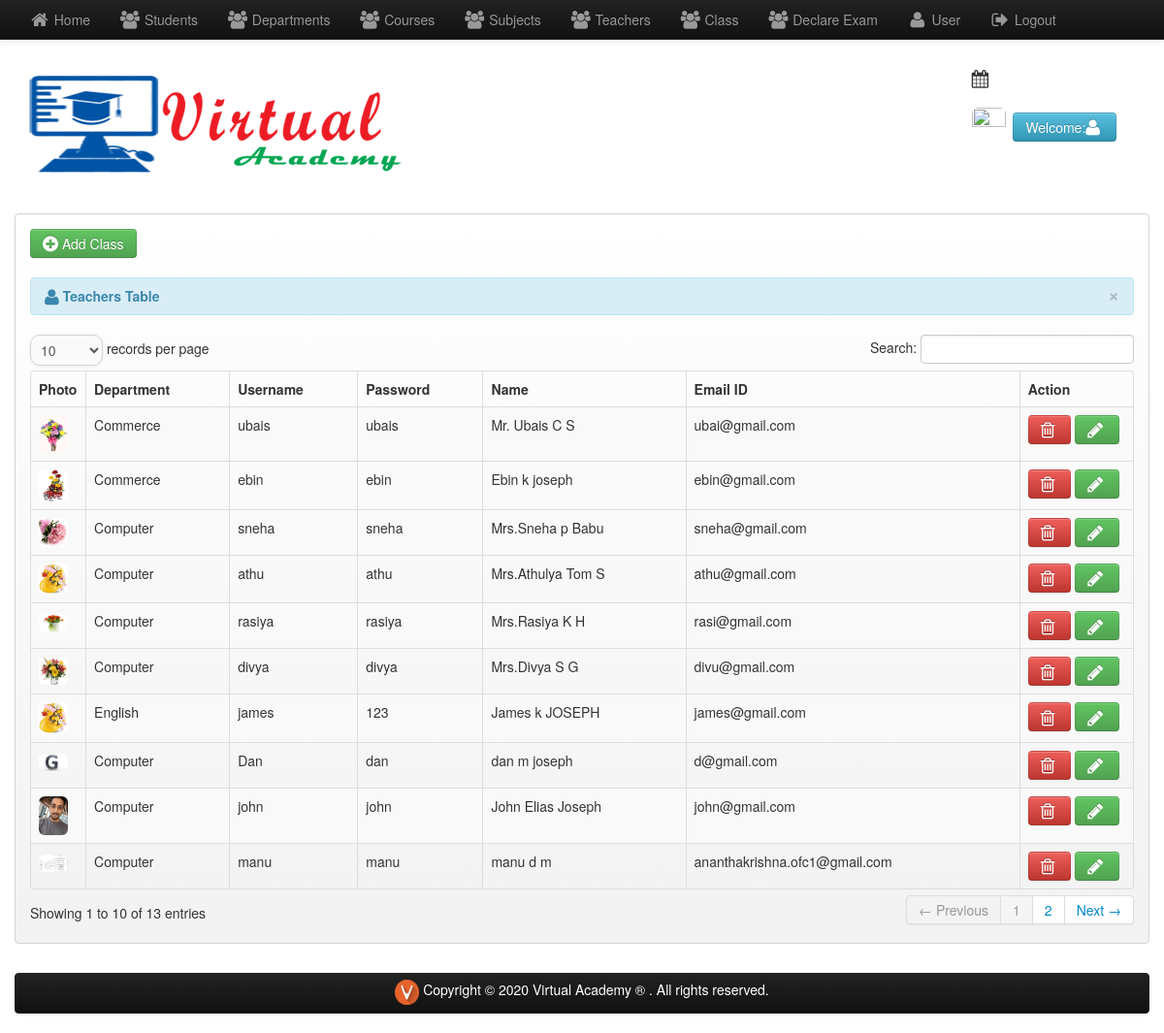
Page /ppt/admin/class.php (signed in) on the committed database.
### tables this page shows
CREATE TABLE IF NOT EXISTS `tbl_teacher` (
  `teacher_id` int(11) NOT NULL AUTO_INCREMENT,
  `dept_id` int(11) NOT NULL,
  `username` varchar(150) NOT NULL,
  `password` varchar(150) NOT NULL,
  `firstname` varchar(150) NOT NULL,
  `lastname` varchar(150) NOT NULL,
  `middlename` varchar(150) NOT NULL,
  `email` varchar(150) NOT NULL,
  `student_id` int(11) NOT NULL,
  `image` varchar(500) NOT NULL,
  PRIMARY KEY (`teacher_id`)
);

CREATE TABLE IF NOT EXISTS `tbl_department` (
  `dept_id` int(11) NOT NULL AUTO_INCREMENT,
  `inCharge` varchar(100) NOT NULL,
  `title` varchar(100) NOT NULL,
  `dept_name` varchar(100) NOT NULL,
  PRIMARY KEY (`dept_id`)
);

### ppt/admin/class.php (the view, shortened to what this page needs)
<?php include('header.php'); ?>
<body>
    <div class="row-fluid">
        <div class="span12">
            <?php include('navbar.php'); ?>
            <div class="container">
                <div class="row-fluid">
                    <div class="span12">
                        <div class="hero-unit-3">
                            <a href="add_student_class.php" class="btn btn-success"><i class="icon-plus-sign icon-large"></i>&nbsp;Add Class</a>
                            <br>
                            <br>
                            <table cellpadding="0" cellspacing="0" border="0" class="table table-striped table-bordered" id="example">
                                <div class="alert alert-info">
                                    <button type="button" class="close" data-dismiss="alert">&times;</button>
                                    <strong><i class="icon-user icon-large"></i>&nbsp;Teachers Table</strong>
                                </div>
                                <thead>
                                    <tr>
                                        <th>Photo</th>
										<th>Department</th>
                                        <th>Username</th>
                                        <th>Password</th>
                                        <th>Name</th>
                                        <th>Email ID</th>
                                        <th>Action</th>
                                    </tr>
                                </thead>
                                <tbody>
                                    <?php
                                    $query = mysql_query("select * from tbl_teacher") or die(mysql_error());
                                    while ($row = mysql_fetch_array($query)) {
                                        $teacher_id = $row['teacher_id'];
                                        ?>
                                        <tr class="odd gradeX">
                                    <td width="40"><img class="img-rounded" src="<?php echo $row['image']; ?>" height="50" width="30"></td>
									<td><?php
									$did=$row['dept_id'];
									$dname=mysql_query("select dept_name from tbl_department where dept_id='$did'");
									while($r=mysql_fetch_array($dname))
									{
										echo $r['dept_name'];
									}
									 ?></td>
                                    <td><?php echo $row['username']; ?></td>
                                    <td><?php echo $row['password']; ?></td>
                                    <td><?php echo $row['firstname'] . " " . $row['middlename'] . " " . $row['lastname']; ?></td>
                                   	<td><?php echo $row['email'];?></td>
                                    <td width="100">
                                        <a rel="tooltip"  title="Delete Teacher" id="d<?php echo $teacher_id; ?>" href="#course_id<?php echo $teacher_id; ?>" role="button"  data-toggle="modal" class="btn btn-danger"><i class="icon-trash icon-large"></i>&nbsp;</a>
                                        <a rel="tooltip"  title="Edit Teacher" id="e<?php echo $teacher_id; ?>" href="edit_teacher.php<?php echo '?id='.$teacher_id; ?>" class="btn btn-success"><i class="icon-pencil icon-large"></i>&nbsp;</a>
                                    </td>
                                    </tr>
                                <?php } ?>
                                </tbody>
                            </table>
                        </div>
                    </div>
                </div>
                <?php include('footer.php'); ?>
            </div>
        </div>
</body>
</html>

### rows in the picture
tbl_teacher: image (picture), username "ubais", password "ubais", firstname "Mr. Ubais", middlename "C", lastname "S", email "ubai@gmail.com"
tbl_department: dept_name "Commerce"
tbl_teacher: image (picture), username "ebin", password "ebin", firstname "Ebin", middlename "k", lastname "joseph", email "ebin@gmail.com"
tbl_teacher: image (picture), username "sneha", password "sneha", firstname "Mrs.Sneha", middlename "p", lastname "Babu", email "sneha@gmail.com"
tbl_department: dept_name "Computer"
tbl_teacher: image (picture), username "athu", password "athu", firstname "Mrs.Athulya", middlename "Tom", lastname "S", email "athu@gmail.com"
tbl_teacher: image (picture), username "rasiya", password "rasiya", firstname "Mrs.Rasiya", middlename "K", lastname "H", email "rasi@gmail.com"
tbl_teacher: image (picture), username "divya", password "divya", firstname "Mrs.Divya", middlename "S", lastname "G", email "divu@gmail.com"
tbl_teacher: image (picture), username "james", password "123", firstname "James", middlename "k", lastname "JOSEPH", email "james@gmail.com"
tbl_department: dept_name "English"
tbl_teacher: image (picture), username "Dan", password "dan", firstname "dan", middlename "m", lastname "joseph", email "d@gmail.com"
tbl_teacher: image (picture), username "john", password "john", firstname "John", middlename "Elias", lastname "Joseph", email "john@gmail.com"
tbl_teacher: image (picture), username "manu", password "manu", firstname "manu", middlename "d", lastname "m", email "ananthakrishna.ofc1@gmail.com"
